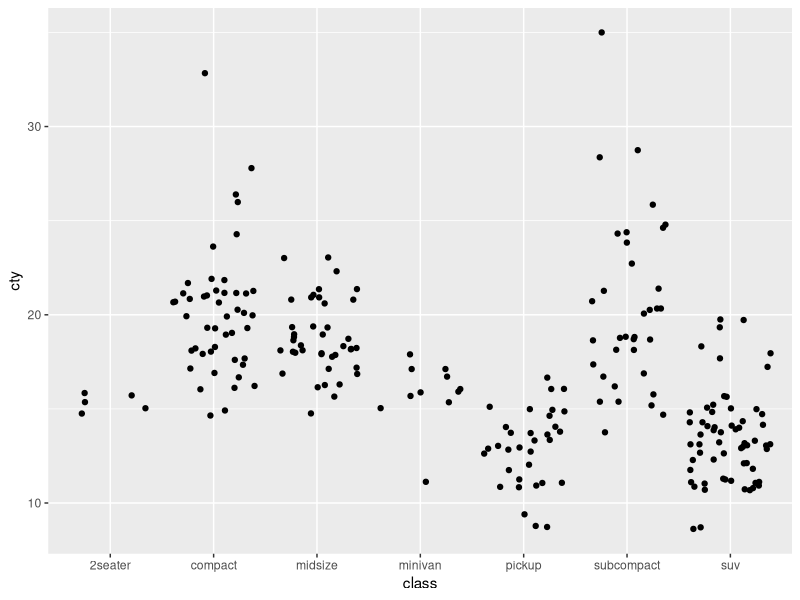

Here is the R script that generated this plot:
## ---- chunk 1
knitr::opts_chunk$set(echo = TRUE)
library(tidyverse)
## ---- chunk 2
View(mpg)
ggplot(data = mpg, aes(x = class, y = cty))+
  geom_jitter()
